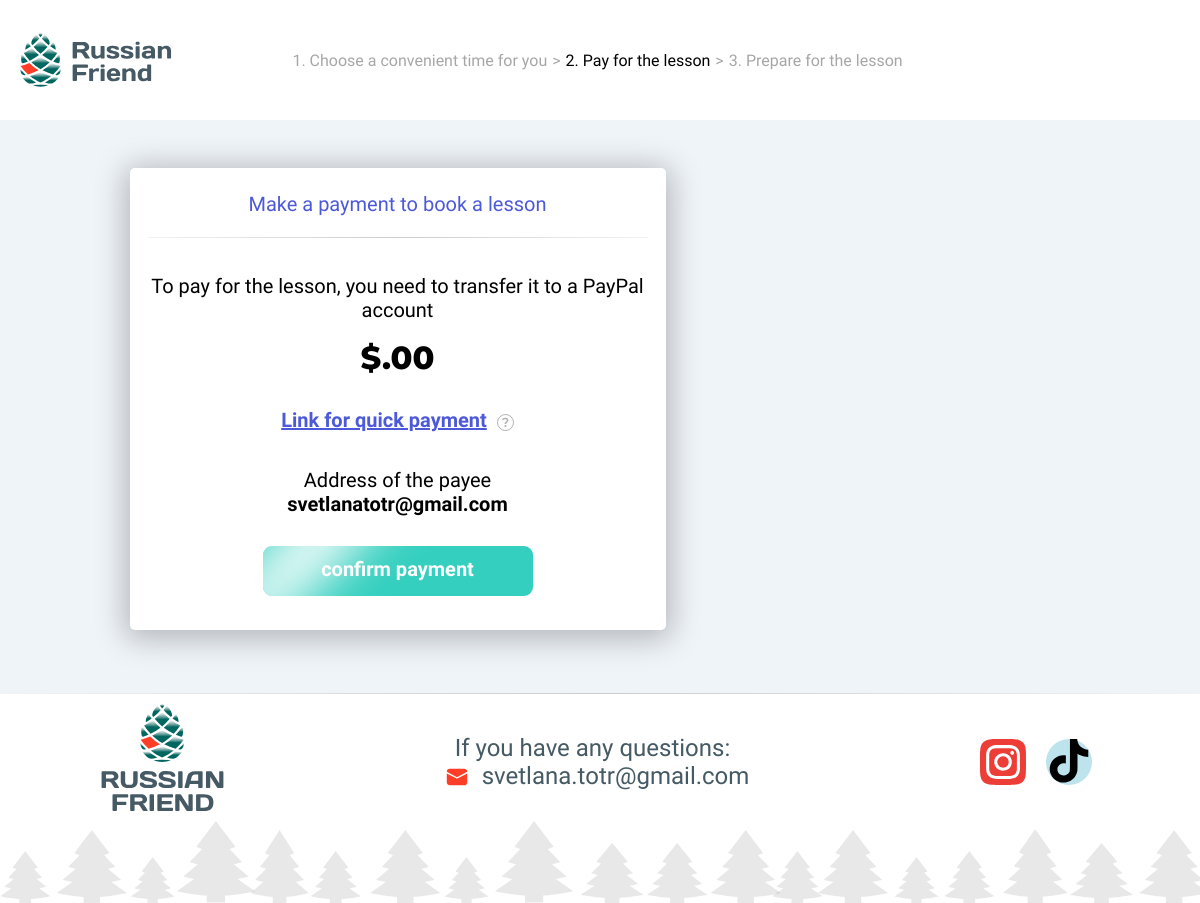
Page /payment.php (signed in) on the earlier database version.
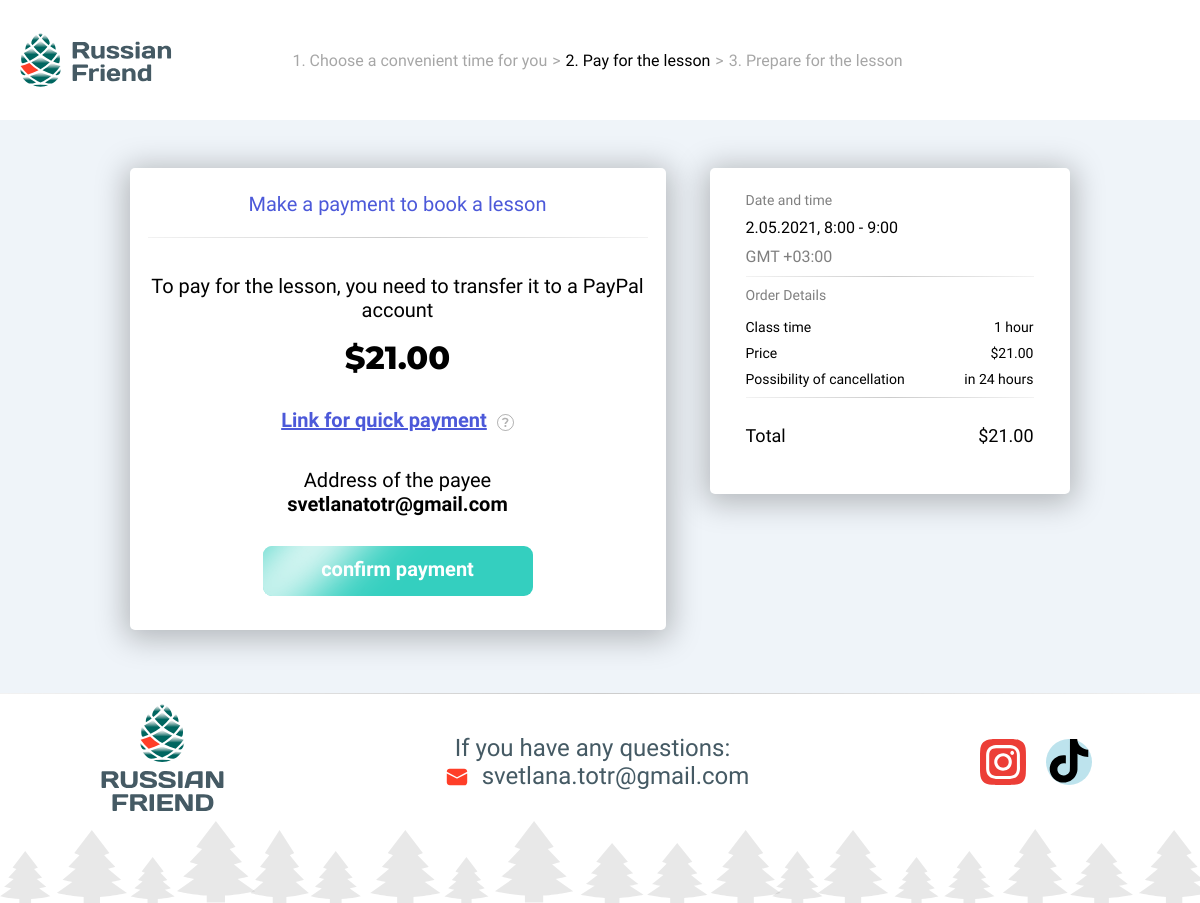
Same page on the later database version.
### tables this page shows
CREATE TABLE `bookstime` (
  `id` int(11) NOT NULL,
  `name` varchar(32) NOT NULL,
  `day` varchar(12) NOT NULL,
  `time` varchar(256) NOT NULL,
  `type` varchar(10) NOT NULL,
  `payment` varchar(12) NOT NULL,
  `confirmation` tinyint(1) NOT NULL,
  `price` int(11) NOT NULL,
  `gmt` varchar(10) NOT NULL
);

### www/Classes/Calendar.php (called while the page is built, shortened)
<?php
class Calendar
{
    protected $dbAccess = null;
    public function __construct()
    {
        $this->dbAccess = new DbAccess();
    }
    public function getLessons()
    {
        $query = "SELECT * FROM `bookstime` WHERE 1";;
        $result = $this->dbAccess->query($query);
        $getUnpayLessons = mysqli_fetch_all($result);
        return $getUnpayLessons;
    }
}

### www/Classes/DbAccess.php (called while the page is built, shortened)
<?php
class DbAccess
{
    protected $mysqli = '';
    function __construct()
    {
        $this->mysqli = new \mysqli('localhost', 'mysql', 'mysql', 'russian-friend');
    }
    public function query($query)
    {
        return $this->mysqli->query($query);
    }
}

### www/payment.php (the view, shortened to what this page needs)
<?php session_start();
$objCalendar = new \Classes\Calendar();
$result = $objCalendar->getLessons();
foreach ($result as $k=>$val) {
    $userName = $val[1];
    $conf = $val[6];
    if ($userName === $_SESSION['name'] && $conf === '0') {
        $price += $val[7];
    }
}
function switchLang()
{
    if ( $_COOKIE['btnLang']) {
        return $_COOKIE['btnLang'];
    } else {
        return 'eng-lang';
    }
}
?>
<!DOCTYPE html>
<html lang="en">
<head>
    <link href="styles/app.css" rel="stylesheet">
<body class="payment-page" id="mysite">
<header class="header">
    <div class="header-inner">
        <a href="/index.php" class="logo"></a>
        <div class="instruction">
            <p switch-lang="<?=switchLang()?>" switchable-text="1. Выберите удобное для вас время" class="instruction__item">1. Choose a convenient time for you</p>
            <p class="instruction__item separator">></p>
            <p switch-lang="<?=switchLang()?>" switchable-text="2. Оплатите урок" class="instruction__item instruction__item--two instuction-active">2. Pay for the lesson</p>
            <p class="instruction__item separator">></p>
            <p switch-lang="<?=switchLang()?>" switchable-text="3. Готовьтесь к уроку" class="instruction__item instruction__item--three">3. Prepare for the lesson</p>
        </div>
    </div>
</header>
<main class="payment">
    <section class="payment-gateway">
        <div class="payment-gateway__elem payment-gateway__elem--event">
            <div class="payment-gateway-head">
                <p switch-lang="<?=switchLang()?>" switchable-text="Произведите оплату, что бы забронировать урок" class="payment-gateway-head__title">Make a payment to book a lesson</p>
            </div>
            <div class="decor-line"></div>
            <div class="payment-gateway-main">
                <p switch-lang="<?=switchLang()?>" switchable-text="Для оплаты занятия необходимо перевести на счет PayPal" class="payment-gateway-main__descr">To pay for the lesson, you need to transfer it to a PayPal
                    account</p>
                <p class="payment-gateway-main__price">$<?=$price?>.00</p>
                <div  class="payment-gateway-main__container flex">
                    <a switch-lang="<?=switchLang()?>" switchable-text="Ссылка для быстрой оплаты" class="payment-gateway-main__quick-link" href="https://www.paypal.com/paypalme/svetlanatotr?locale.x=ru_RU" target="_blank">Link for quick payment</a>
                    <div class="payment-gateway-main__faq"></div>
                </div>
                <p switch-lang="<?=switchLang()?>" switchable-text="Адрес получателя " class="payment-gateway-main__adress-descr">Address of the payee</p>
                <p class="payment-gateway-main__adress-email">svetlanatotr@gmail.com</p>
                <div switch-lang="<?=switchLang()?>" switchable-text="подтвердить оплату" class="button payment-gateway-main__confirm-btn">confirm payment</div>
            </div>
        </div>
        <div class="info-container">
            <?php foreach ($result as $k=>$val):?>
                <?php $date = $val[2]; $time = $val[3]; $userName = $val[1]; $conf = $val[6]; if ($userName === $_SESSION['name'] && $conf === '0'):?>
                    <div name="<?=$userName?>" time="<?=$time?>" date="<?=$date?>" class="payment-gateway__elem payment-gateway__elem--info">
                        <p switch-lang="<?=switchLang()?>" switchable-text="Дата и время" class="info-descr info-descr--date">Date and time</p>
                        <p class="info-date"><?=$val[2] . ', ' . $val[3]?></p>
                        <p class="info-descr info-descr--gmt"><?=$val[8]?></p>
                        <div class="decor-line"></div>
                        <p switch-lang="<?=switchLang()?>" switchable-text="Подробности заказа" class="info-descr info-descr--details">Order Details</p>
                        <div class="flex">
                            <p switch-lang="<?=switchLang()?>" switchable-text="Время занятия">Class time</p>
                            <p switch-lang="<?=switchLang()?>" switchable-text="1 час">1 hour</p>
                        </div>
                        <div class="flex">
                            <p switch-lang="<?=switchLang()?>" switchable-text="Цена">Price</p>
                            <p>$<?=$val[7]?>.00</p>
                        </div>
                        <div class="flex">
                            <p switch-lang="<?=switchLang()?>" switchable-text="Возможность отмены">Possibility of cancellation</p>
                            <p switch-lang="<?=switchLang()?>" switchable-text="за 24 часа">in 24 hours</p>
                        </div>
                        <div class="decor-line"></div>
                        <div class="flex flex-total">
                            <p switch-lang="<?=switchLang()?>" switchable-text="Итого" class="total">Total</p>
                            <p class="total">$<?=$val[7]?>.00</p>
                        </div>
                    </div>
                <?php endif;?>
            <?php endforeach;?>
        </div>
    </section>
</main>
<footer class="footer">
    <div class="decor-line decor-line--footer"></div>
    <div class="footer-content"><a class="footer-content__element footer-content__element--logo" href="/index.php">
            </a>
        <div class="footer-content__element footer-content__element--text">
            <h2 switch-lang="<?=switchLang()?>" switchable-text="Если возникли вопросы:" class="footer-questions">If you have any questions:</h2>
            <h2  class="footer-email">svetlana.totr@gmail.com</h2>
        </div>
        <div class="footer-content__element social-net-btns"><a
                    class="social-net-btns__elem social-net-btns__elem--instagram"
                    href="https://www.instagram.com/svetlana_totrova/" target="_blank">
                </a><a
                    class="social-net-btns__elem social-net-btns__elem--tiktok" href="/">
                </a></div>
    </div>
</footer>
</html>

Differences in the rows shown:
added bookstime: day "2.05.2021", time "8:00 - 9:00", gmt "GMT +03:00", price "21"
Other differences:
$price: (not shown) → "21"
